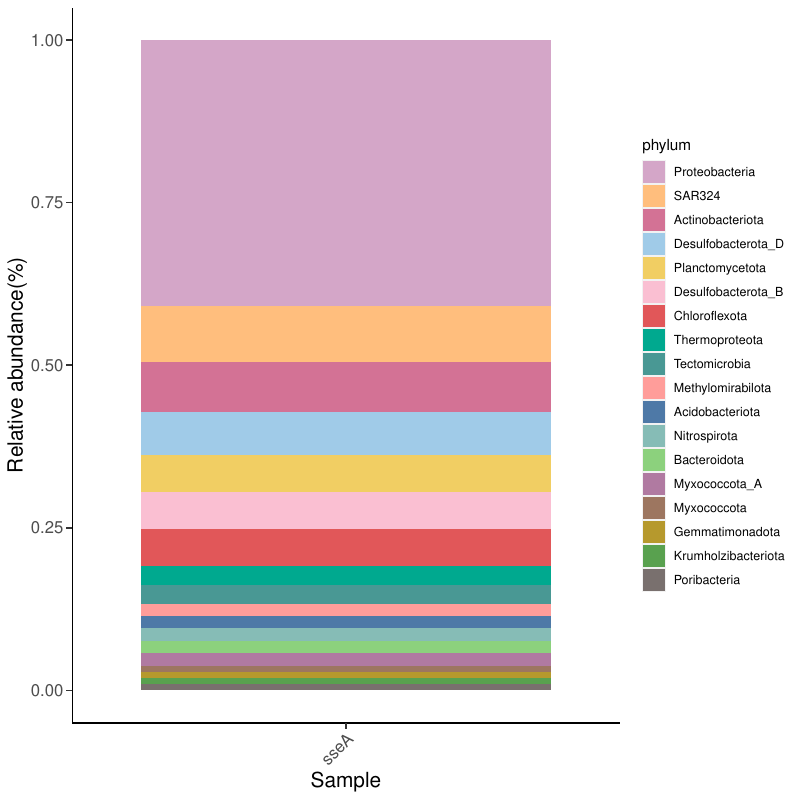

The R source for this figure:
library(ggplot2)
data <- read.csv("sseA.csv", header = T, check.names = F)
data$phylum <- factor(data$phylum,levels = c("Proteobacteria","SAR324","Actinobacteriota","Desulfobacterota_D","Planctomycetota","Desulfobacterota_B","Chloroflexota","Thermoproteota","Tectomicrobia","Methylomirabilota","Acidobacteriota","Nitrospirota","Bacteroidota","Myxococcota_A","Myxococcota","Gemmatimonadota","Krumholzibacteriota","Poribacteria"))
mycol <- c("#d4a6c8","#ffbe7d","#d37295","#a0cbe8","#f1ce63","#fabfd2","#e15759","#00a98f","#499894","#ff9d9a","#4e79a7","#86bcb6","#8cd17d","#b07aa1","#9d7660","#b6992d","#59a14f","#79706e")
p <- ggplot(data, aes(x=gene, y=num, fill=phylum)) + geom_bar(stat = "identity",position ="fill") + scale_fill_manual(values=mycol) + labs(x = "Sample" , y = "Relative abundance(%)") + theme(axis.title=element_text(size=15),axis.text.x = element_text(angle=45, hjust = 1, vjust = 1 ,size = 12),axis.text.y = element_text(size = 12),axis.ticks.length=unit(0.15,"cm") ,panel.background = element_blank(),axis.line = element_line(color = "black"))
ggsave("sseA.pdf",p,width = 8,height = 8)